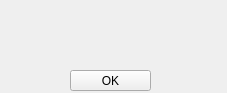
<?xml version="1.0" encoding="UTF-8"?>
<ui version="4.0">
 <class>Form</class>
 <widget class="QWidget" name="Form">
  <property name="geometry">
   <rect>
    <x>0</x>
    <y>0</y>
    <width>227</width>
    <height>93</height>
   </rect>
  </property>
  <property name="minimumSize">
   <size>
    <width>227</width>
    <height>93</height>
   </size>
  </property>
  <property name="maximumSize">
   <size>
    <width>227</width>
    <height>93</height>
   </size>
  </property>
  <property name="windowTitle">
   <string>Form</string>
  </property>
  <widget class="QPushButton" name="btn_close">
   <property name="geometry">
    <rect>
     <x>70</x>
     <y>70</y>
     <width>81</width>
     <height>21</height>
    </rect>
   </property>
   <property name="text">
    <string>OK</string>
   </property>
  </widget>
  <widget class="QLabel" name="lbl">
   <property name="geometry">
    <rect>
     <x>30</x>
     <y>20</y>
     <width>171</width>
     <height>41</height>
    </rect>
   </property>
   <property name="acceptDrops">
    <bool>false</bool>
   </property>
   <property name="text">
    <string/>
   </property>
   <property name="scaledContents">
    <bool>false</bool>
   </property>
   <property name="alignment">
    <set>Qt::AlignCenter</set>
   </property>
   <property name="wordWrap">
    <bool>true</bool>
   </property>
   <property name="openExternalLinks">
    <bool>false</bool>
   </property>
  </widget>
 </widget>
 <resources/>
 <connections/>
</ui>
